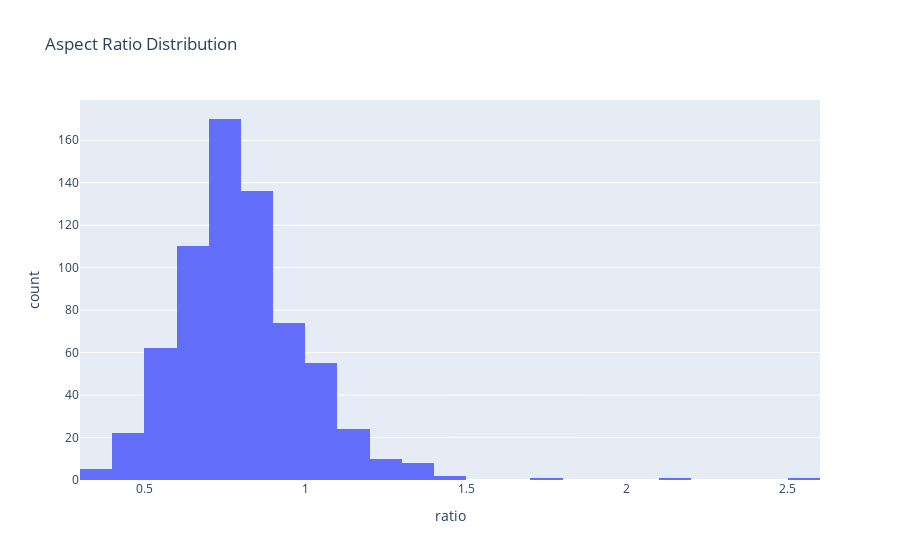
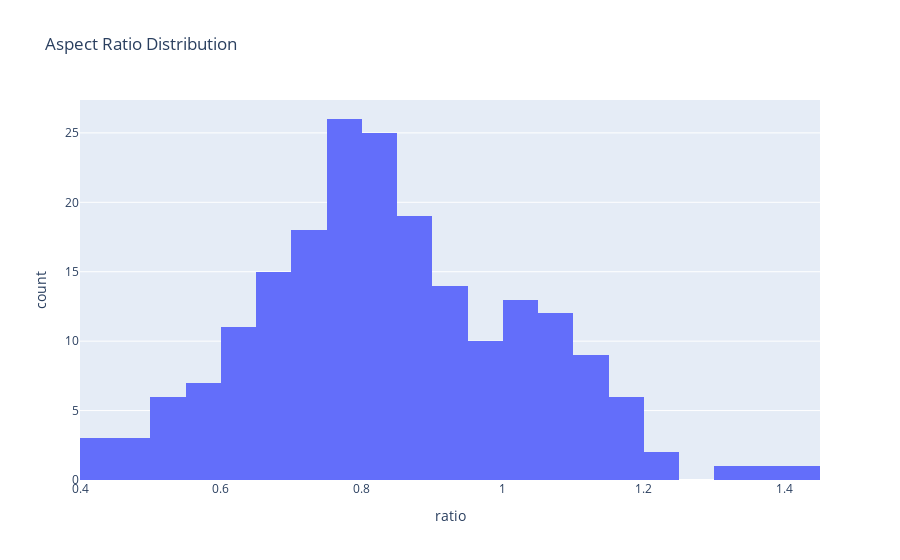
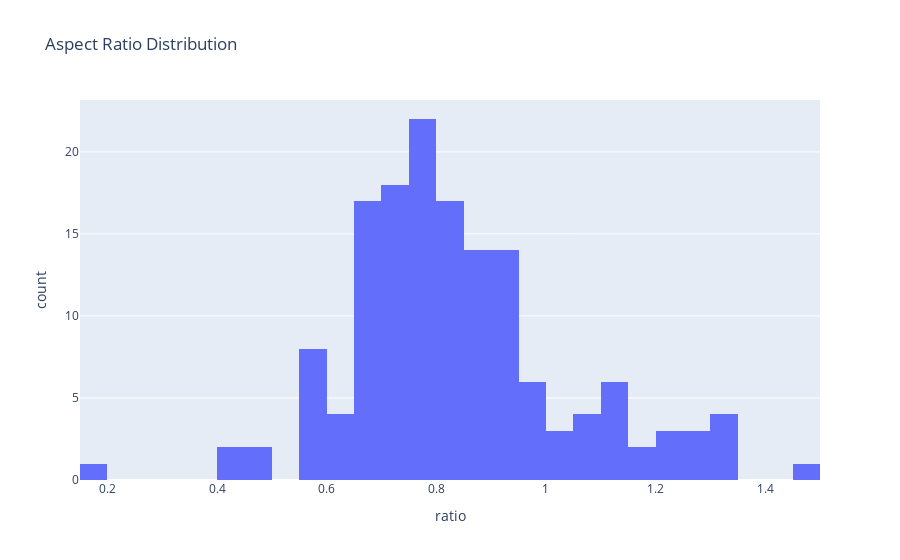

Notebook code cell kept with these figures, in order:
### Code cell
def plot_aspect_rt(labels):
    labels['ratio'] = labels['width'] / labels['height'] 
    fig = px.histogram(labels, x='ratio', nbins=40, title='Aspect Ratio Distribution')
    fig.show()

plot_aspect_rt(train_labels)
plot_aspect_rt(val_labels)
plot_aspect_rt(test_labels)

### Figure 1 — Plotly figure (JSON) as saved in the notebook; plotly's stock layout.template omitted (floating-point values rounded to 4 significant figures; data arrays with more than 128 entries replaced by an {"elided": "..."} marker saying what was removed)
{"data": [{"alignmentgroup": "True", "bingroup": "x", "hovertemplate": "ratio=%{x}<br>count=%{y}<extra></extra>", "legendgroup": "", "marker": {"color": "#636efa", "pattern": {"shape": ""}}, "name": "", "nbinsx": 40, "offsetgroup": "", "orientation": "v", "showlegend": false, "type": "histogram", "x": {"elided": "681 float values"}, "xaxis": "x", "yaxis": "y"}], "layout": {"barmode": "relative", "legend": {"tracegroupgap": 0}, "title": {"text": "Aspect Ratio Distribution"}, "xaxis": {"anchor": "y", "domain": [0, 1], "title": {"text": "ratio"}}, "yaxis": {"anchor": "x", "domain": [0, 1], "title": {"text": "count"}}}}

### Figure 2 — Plotly figure (JSON) as saved in the notebook; plotly's stock layout.template omitted (floating-point values rounded to 4 significant figures; data arrays with more than 128 entries replaced by an {"elided": "..."} marker saying what was removed)
{"data": [{"alignmentgroup": "True", "bingroup": "x", "hovertemplate": "ratio=%{x}<br>count=%{y}<extra></extra>", "legendgroup": "", "marker": {"color": "#636efa", "pattern": {"shape": ""}}, "name": "", "nbinsx": 40, "offsetgroup": "", "orientation": "v", "showlegend": false, "type": "histogram", "x": {"elided": "202 float values"}, "xaxis": "x", "yaxis": "y"}], "layout": {"barmode": "relative", "legend": {"tracegroupgap": 0}, "title": {"text": "Aspect Ratio Distribution"}, "xaxis": {"anchor": "y", "domain": [0, 1], "title": {"text": "ratio"}}, "yaxis": {"anchor": "x", "domain": [0, 1], "title": {"text": "count"}}}}

### Figure 3 — Plotly figure (JSON) as saved in the notebook; plotly's stock layout.template omitted (floating-point values rounded to 4 significant figures; data arrays with more than 128 entries replaced by an {"elided": "..."} marker saying what was removed)
{"data": [{"alignmentgroup": "True", "bingroup": "x", "hovertemplate": "ratio=%{x}<br>count=%{y}<extra></extra>", "legendgroup": "", "marker": {"color": "#636efa", "pattern": {"shape": ""}}, "name": "", "nbinsx": 40, "offsetgroup": "", "orientation": "v", "showlegend": false, "type": "histogram", "x": {"elided": "151 float values"}, "xaxis": "x", "yaxis": "y"}], "layout": {"barmode": "relative", "legend": {"tracegroupgap": 0}, "title": {"text": "Aspect Ratio Distribution"}, "xaxis": {"anchor": "y", "domain": [0, 1], "title": {"text": "ratio"}}, "yaxis": {"anchor": "x", "domain": [0, 1], "title": {"text": "count"}}}}
